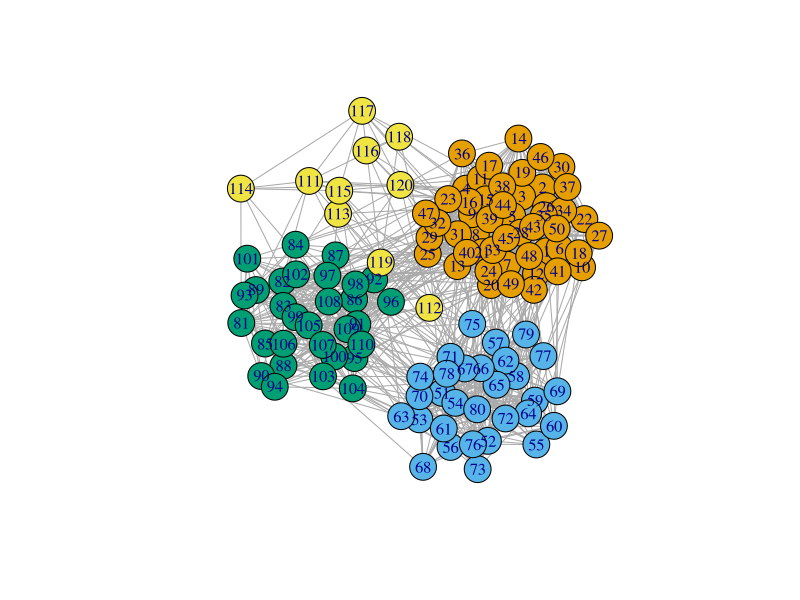

Write the R code that produced this figure. (Note: this script raises an error after producing the figure.)
rm(list = ls())
library(igraph)
library(corrplot)

p  <- 120
sizes <- c(50, 30, 30, 10)
K <- length(sizes)
PI <- diag(.4, K) + .05 # connectivity matrix
mySBM <- igraph::sample_sbm(p, PI, sizes)
mySBM <- set_vertex_attr(mySBM, "cluster", value = rep(1:K, sizes))
par(mfrow= c(1,1))
plot(mySBM, vertex.color = V(mySBM)$cluster)

## random Gaussian weights
mu <- 2; sigma <- 1
mySBM <- set_edge_attr(mySBM, "weight", value = rnorm(gsize(mySBM), mu , sigma))

epsilon <- 1e-1
Theta <- laplacian_matrix(mySBM, normalized = TRUE)
Theta <- Theta + diag(epsilon, p, p)
Sigma <- solve(Theta)

par(mfrow = c(2,2))
Theta_plot <- as.matrix(Theta); diag(Theta_plot) <- NA
Sigma_plot <- as.matrix(Sigma); diag(Sigma_plot) <- NA
corrplot(Theta_plot, method = "color", is.corr = FALSE, tl.pos = "n")
corrplot(Sigma_plot, method = "color", is.corr = FALSE, tl.pos = "n")
hist(Theta_plot)
hist(Sigma_plot)
